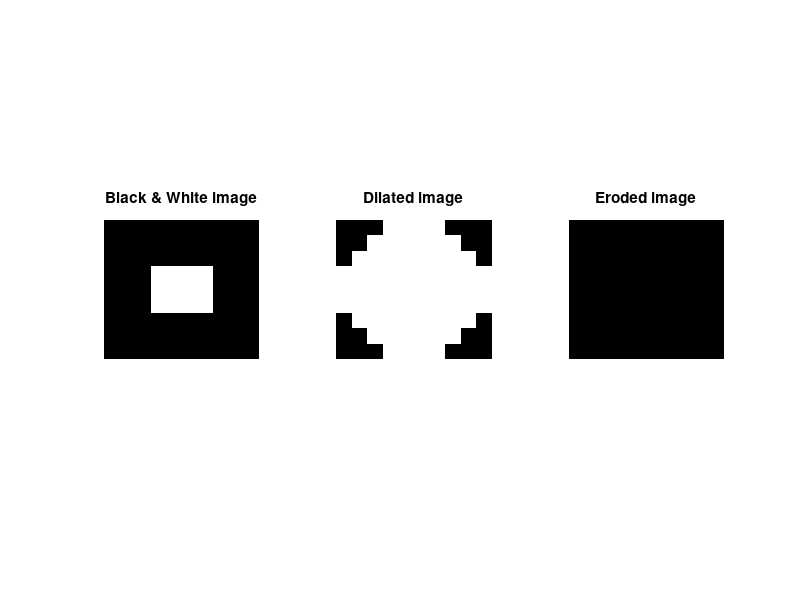

MATLAB code for this plot:
%Dilation

BW1 = zeros(9,10);
BW1(4:6,4:7) = 1;
SE = strel('diamond',3);
BW2 = imdilate(BW1,SE);

%Erosion
BW3 = imerode(BW1,SE);

subplot(1,3,1); imshow(BW1); hold on; title('Black & White image');
subplot(1,3,2); imshow(BW2); hold on; title('Dilated image');
subplot(1,3,3); imshow(BW3); title('Eroded image');
